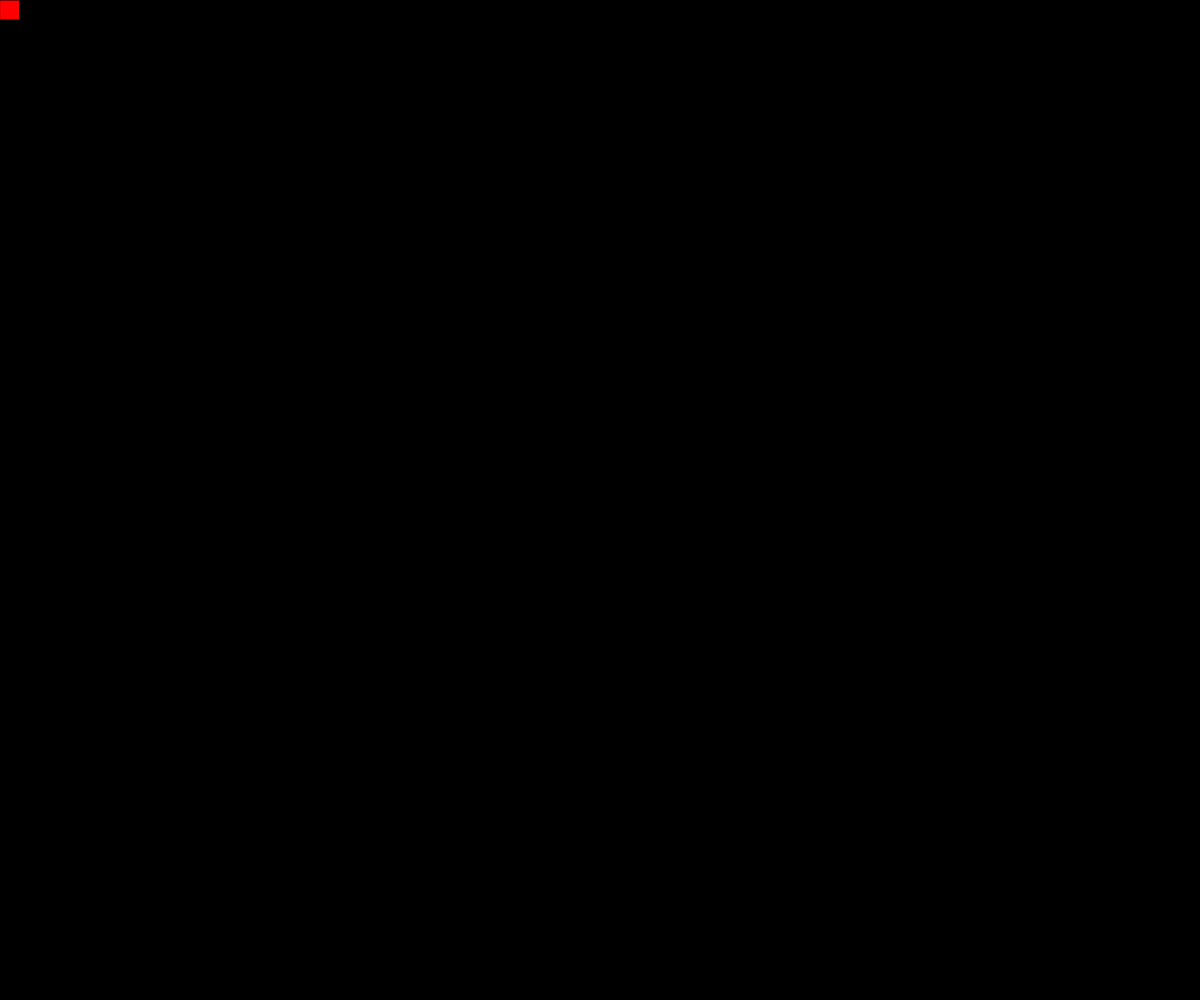
Frame 1 (no input)
Frame 60 (no input): identical to frame 1, image omitted
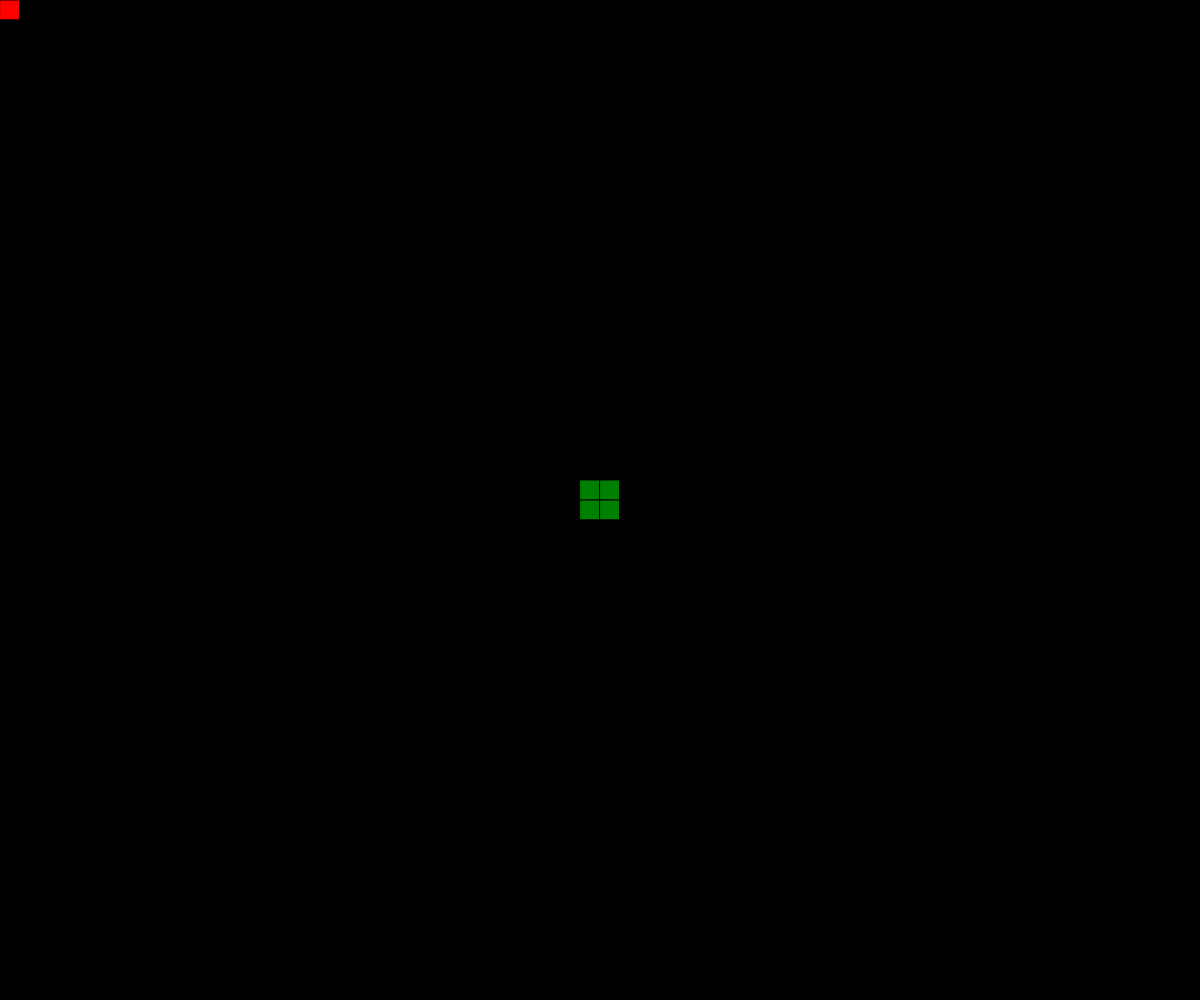
Frame 120 (the mouse pressed at the canvas centre since frame 60)

The p5.js sketch that drew these frames (run headless with seeded random() and noise() and a simulated clock; from frame 60 on, the mouse is pressed at the canvas centre):

// p5.js sketch
// ── sketch.js
let carres_colores = [];
const couleurs = ["red", "green", "blue", "purple", "yellow", "pink"];
let idx_couleur_actuelle = 0;

function setup() {
  createCanvas(window.innerWidth, window.innerHeight);
}

function draw() {
  background("black");

  //lignes_epaisses();
  //figure_3();

  grille_dessin();
}

function mousePressed() {
  idx_couleur_actuelle = (idx_couleur_actuelle + 1) % couleurs.length;
}

function lignes_epaisses() {
  let d = 0;
  let n = 0;

  let x = window.innerWidth;
  let y = window.innerHeight;

  while (n < y) {
    d = d + 1;
    strokeWeight(d);
    n = n + d + 1;
    x = x - d - 10;
    y = y - d - 10;
    line(n, n, n, y);
    line(n, y, x, y);
    line(x, y, x, n);
    line(x, n, n, n);
  }
}

function figure_3() {
  let data = [
    [0, 0],
    [0, 2],
    [2, -1],
  ];

  let x = [];
  let y = [];

  for (let i = 0; i <= 2; i++) {
    x[i] = (data[i][0] * window.innerWidth) / 15;
    y[i] = (data[i][1] * window.innerHeight) / 15;
  }

  for (let i = 1; i <= 1100; i += 4) {
    stroke(`rgb(255, ${(i / 1100) * 255}, ${(i / 1100) * 255})`);
    line(
      i / 2,
      (i / 10) * Math.sin(i / 20) + i / 20 + window.innerHeight / 5,
      50 * Math.sin(window.innerWidth / i / 70) + window.innerHeight / 2,
      (i / 4) * Math.sin(i / 120) + window.innerWidth / 5
    );
  }
}

function grille_dessin() {
  const nb_carres_hauteur = 20;
  const longueur_cote_carre = 400 / nb_carres_hauteur;

  for (
    let x = 0;
    x + (longueur_cote_carre - 1) < window.innerWidth;
    x += longueur_cote_carre
  ) {
    for (
      let y = 0;
      y + (longueur_cote_carre - 1) < window.innerHeight;
      y += longueur_cote_carre
    ) {
      if (
        mouseX >= x &&
        mouseX <= x + longueur_cote_carre &&
        mouseY >= y &&
        mouseY <= y + longueur_cote_carre
      ) {
        let carre_deja_colore = null;
        for (let carre_colore of carres_colores) {
          if (carre_colore[0] == x && carre_colore[1] == y) {
            carre_deja_colore = carre_colore;
            break;
          }
        }
        if (carre_deja_colore) {
          carre_deja_colore[2] = idx_couleur_actuelle;
        } else {
          carres_colores.push([x, y, idx_couleur_actuelle]);
        }
      }
      noFill();
      for (let carre_colore of carres_colores) {
        if (carre_colore[0] == x && carre_colore[1] == y) {
          fill(couleurs[carre_colore[2]]);
          break;
        }
      }
      rect(x, y, longueur_cote_carre, longueur_cote_carre);
    }
  }
}
